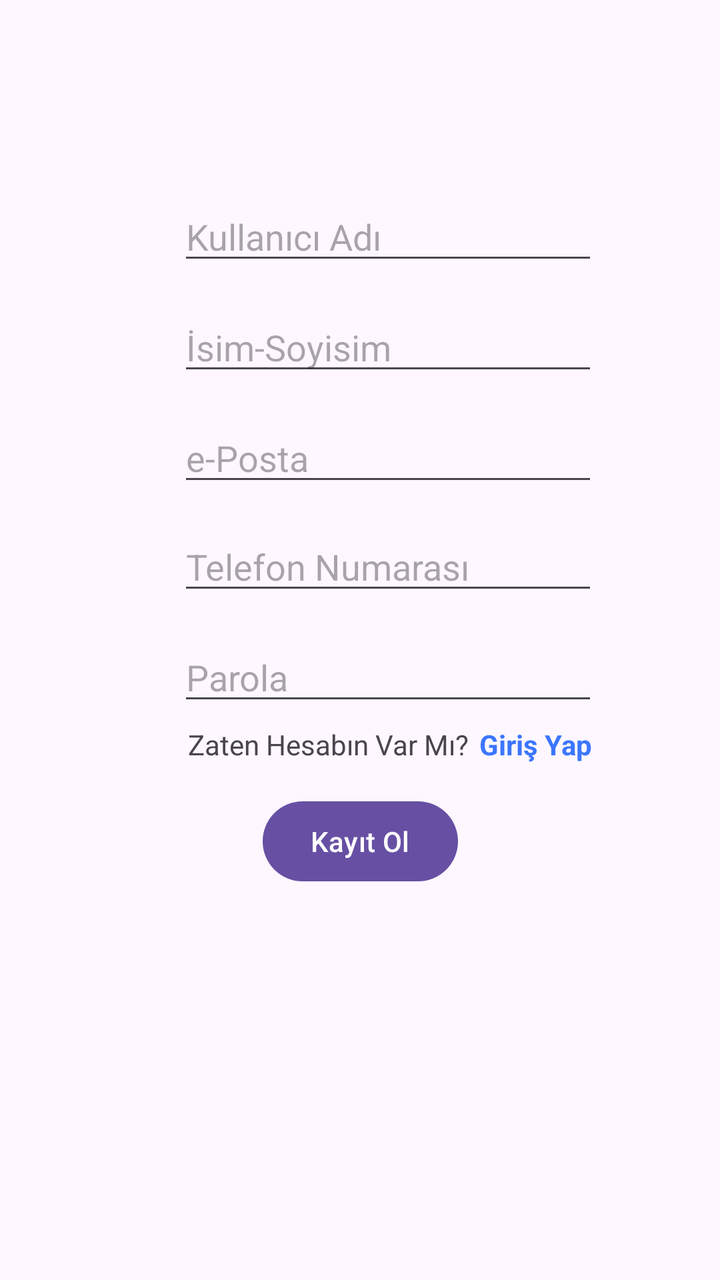
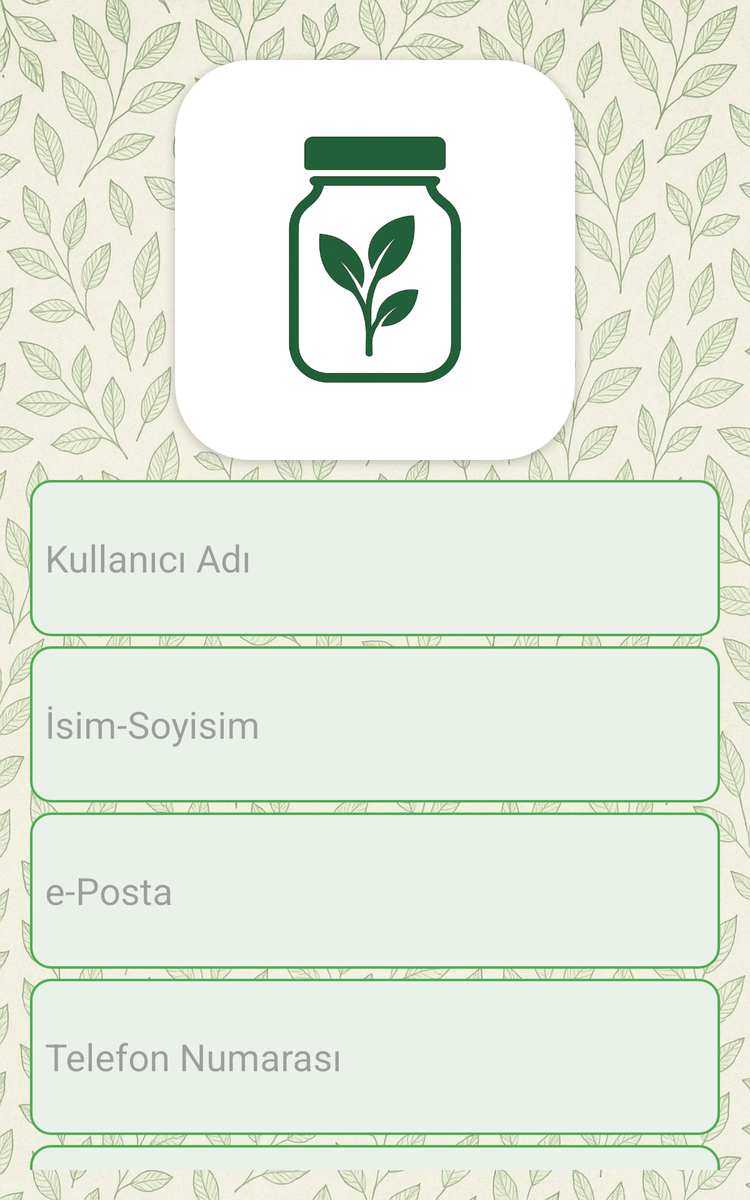

Two renders of one Android screen. The first uses the default layout on a phone; the second uses the alternative layout the repository ships for a different screen configuration, on a matching device. The two XML files are below.
<!-- AndroidManifest.xml: application theme Theme.Icimdekiler -->
<!-- res/layout/fragment_kayit_ol.xml -->
<?xml version="1.0" encoding="utf-8"?>
<androidx.constraintlayout.widget.ConstraintLayout xmlns:android="http://schemas.android.com/apk/res/android"
    xmlns:app="http://schemas.android.com/apk/res-auto"
    xmlns:tools="http://schemas.android.com/tools"
    android:layout_width="match_parent"
    android:layout_height="match_parent"
    tools:context=".kayitOlFragment">


    <EditText
        android:id="@+id/kullaniciAdiText"
        android:layout_width="wrap_content"
        android:layout_height="wrap_content"
        android:layout_marginStart="89dp"
        android:layout_marginTop="96dp"
        android:ems="10"
        android:hint="@string/kullaniciAdi"
        android:inputType="text"
        app:layout_constraintStart_toStartOf="parent"
        app:layout_constraintTop_toTopOf="parent" />

    <EditText
        android:id="@+id/parolaText"
        android:layout_width="wrap_content"
        android:layout_height="wrap_content"
        android:layout_marginTop="14dp"
        android:ems="10"
        android:hint="@string/parola"
        android:inputType="textPassword"
        app:layout_constraintStart_toStartOf="@+id/telNoText"
        app:layout_constraintTop_toBottomOf="@+id/telNoText" />

    <EditText
        android:id="@+id/isimSoyisimText"
        android:layout_width="wrap_content"
        android:layout_height="wrap_content"
        android:layout_marginTop="14dp"
        android:ems="10"
        android:hint="@string/isimSoyisim"
        android:inputType="text"
        app:layout_constraintStart_toStartOf="@+id/kullaniciAdiText"
        app:layout_constraintTop_toBottomOf="@+id/kullaniciAdiText" />

    <EditText
        android:id="@+id/ePostaText"
        android:layout_width="wrap_content"
        android:layout_height="wrap_content"
        android:layout_marginTop="14dp"
        android:ems="10"
        android:hint="@string/ePosta"
        android:inputType="textEmailAddress"
        app:layout_constraintStart_toStartOf="@+id/isimSoyisimText"
        app:layout_constraintTop_toBottomOf="@+id/isimSoyisimText" />

    <EditText
        android:id="@+id/telNoText"
        android:layout_width="wrap_content"
        android:layout_height="wrap_content"
        android:layout_marginTop="13dp"
        android:ems="10"
        android:hint="@string/telNo"
        android:inputType="phone"
        app:layout_constraintStart_toStartOf="@+id/ePostaText"
        app:layout_constraintTop_toBottomOf="@+id/ePostaText" />

    <TextView
        android:id="@+id/textView2"
        android:layout_width="wrap_content"
        android:layout_height="wrap_content"
        android:layout_marginStart="5dp"
        android:layout_marginTop="5dp"
        android:text="@string/zatenHesabinVarMi"
        app:layout_constraintStart_toStartOf="@+id/parolaText"
        app:layout_constraintTop_toBottomOf="@+id/parolaText" />

    <TextView
        android:id="@+id/girisYapLabel"
        android:layout_width="wrap_content"
        android:layout_height="wrap_content"
        android:layout_marginEnd="3dp"
        android:text="@string/girisYap"
        android:textColor="#3B76FF"
        android:textStyle="bold"
        app:layout_constraintBottom_toBottomOf="@+id/textView2"
        app:layout_constraintEnd_toEndOf="@+id/parolaText" />

    <Button
        android:id="@+id/kayitOlButton"
        android:layout_width="wrap_content"
        android:layout_height="wrap_content"
        android:layout_marginTop="15dp"
        android:text="@string/kayitOl"
        app:layout_constraintEnd_toEndOf="parent"
        app:layout_constraintStart_toStartOf="parent"
        app:layout_constraintTop_toBottomOf="@+id/textView2" />
</androidx.constraintlayout.widget.ConstraintLayout>
<!-- resources referenced by this layout -->
<resources>
  <string name="ePosta">e-Posta</string>
  <string name="girisYap">Giriş Yap</string>
  <string name="isimSoyisim">İsim-Soyisim</string>
  <string name="kayitOl">Kayıt Ol</string>
  <string name="kullaniciAdi">Kullanıcı Adı</string>
  <string name="parola">Parola</string>
  <string name="telNo">Telefon Numarası</string>
  <string name="zatenHesabinVarMi">Zaten Hesabın Var Mı?</string>
  <style name="Theme.Icimdekiler" parent="Base.Theme.Icimdekiler" />
  <style name="Base.Theme.Icimdekiler" parent="Theme.Material3.DayNight.NoActionBar">
          
          <item name="android:windowDrawsSystemBarBackgrounds">true</item>
          <item name="android:statusBarColor">@android:color/transparent</item>
          <item name="android:navigationBarColor">@android:color/transparent</item>
          <item name="android:windowTranslucentNavigation">true</item>
          <item name="android:fitsSystemWindows">false</item>
  
  
  
      </style>
</resources>
<!-- res/layout-large/fragment_kayit_ol.xml (the repository's variant of the layout above) -->
<!-- drawn on a 7-inch tablet held upright -->
<androidx.constraintlayout.widget.ConstraintLayout
    xmlns:android="http://schemas.android.com/apk/res/android"
    xmlns:app="http://schemas.android.com/apk/res-auto"
    xmlns:tools="http://schemas.android.com/tools"
    android:layout_width="match_parent"
    android:layout_height="match_parent"
    android:background="@drawable/aydinlik_arka_plan"
    android:padding="24dp"
    android:fitsSystemWindows="false">

    
    <androidx.cardview.widget.CardView
        android:id="@+id/logo"
        android:layout_width="320dp"
        android:layout_height="320dp"
        android:layout_marginTop="24dp"
        app:cardBackgroundColor="#FFFFFF"
        app:cardCornerRadius="60dp"
        app:cardElevation="4dp"
        app:layout_constraintEnd_toEndOf="parent"
        app:layout_constraintStart_toStartOf="parent"
        app:layout_constraintTop_toTopOf="parent">

        <ImageView
            android:layout_width="match_parent"
            android:layout_height="match_parent"
            android:adjustViewBounds="true"
            android:scaleType="centerCrop"
            android:src="@drawable/logo" />
    </androidx.cardview.widget.CardView>

    <EditText
        android:id="@+id/kullaniciAdiText"
        android:layout_width="0dp"
        android:layout_height="125dp"
        android:layout_marginTop="16dp"
        android:background="@drawable/rounded_edittext_green"
        android:hint="@string/kullaniciAdi"
        android:padding="12dp"
        android:textSize="30sp"
        app:layout_constraintEnd_toEndOf="parent"
        app:layout_constraintStart_toStartOf="parent"
        app:layout_constraintTop_toBottomOf="@id/logo" />

    <EditText
        android:id="@+id/isimSoyisimText"
        android:layout_width="0dp"
        android:layout_height="125dp"
        android:layout_marginTop="8dp"
        android:background="@drawable/rounded_edittext_green"
        android:hint="@string/isimSoyisim"
        android:padding="12dp"
        android:textSize="30sp"
        app:layout_constraintEnd_toEndOf="parent"
        app:layout_constraintStart_toStartOf="parent"
        app:layout_constraintTop_toBottomOf="@id/kullaniciAdiText" />

    <EditText
        android:id="@+id/ePostaText"
        android:layout_width="0dp"
        android:layout_height="125dp"
        android:layout_marginTop="8dp"
        android:background="@drawable/rounded_edittext_green"
        android:hint="@string/ePosta"
        android:inputType="textEmailAddress"
        android:padding="12dp"
        android:textSize="30sp"
        app:layout_constraintEnd_toEndOf="parent"
        app:layout_constraintStart_toStartOf="parent"
        app:layout_constraintTop_toBottomOf="@id/isimSoyisimText" />

    <EditText
        android:id="@+id/telNoText"
        android:layout_width="0dp"
        android:layout_height="125dp"
        android:layout_marginTop="8dp"
        android:background="@drawable/rounded_edittext_green"
        android:hint="@string/telNo"
        android:inputType="phone"
        android:padding="12dp"
        android:textSize="30sp"
        app:layout_constraintEnd_toEndOf="parent"
        app:layout_constraintHorizontal_bias="0.0"
        app:layout_constraintStart_toStartOf="parent"
        app:layout_constraintTop_toBottomOf="@id/ePostaText" />

    <EditText
        android:id="@+id/parolaText"
        android:layout_width="0dp"
        android:layout_height="125dp"
        android:layout_marginTop="8dp"
        android:background="@drawable/rounded_edittext_green"
        android:hint="@string/parola"
        android:inputType="textPassword"
        android:padding="12dp"
        android:textSize="30sp"
        app:layout_constraintEnd_toEndOf="parent"
        app:layout_constraintStart_toStartOf="parent"
        app:layout_constraintTop_toBottomOf="@id/telNoText" />

    <TextView
        android:id="@+id/textView"
        android:layout_width="wrap_content"
        android:layout_height="wrap_content"
        android:layout_marginTop="10dp"
        android:layout_marginEnd="45dp"
        android:text="@string/zatenHesabinVarMi"
        android:textColor="@color/text_black"
        android:textSize="30sp"
        app:layout_constraintEnd_toEndOf="@+id/parolaText"
        app:layout_constraintStart_toStartOf="@+id/parolaText"
        app:layout_constraintTop_toBottomOf="@+id/parolaText" />

    <TextView
        android:id="@+id/girisYapLabel"
        android:layout_width="wrap_content"
        android:layout_height="wrap_content"
        android:layout_marginStart="3dp"
        android:text="@string/girisYap"
        android:textColor="@color/text_black"
        android:textSize="30sp"
        android:textStyle="bold"
        app:layout_constraintStart_toEndOf="@+id/textView"
        app:layout_constraintTop_toTopOf="@+id/textView" />

    <Button
        android:id="@+id/kayitOlButton"
        android:layout_width="360dp"
        android:layout_height="125dp"
        android:layout_marginTop="24dp"
        android:backgroundTint="#66BB6A"
        android:text="@string/kayitOl"
        android:textColor="@android:color/white"
        android:textSize="30sp"
        app:layout_constraintEnd_toEndOf="parent"
        app:layout_constraintStart_toStartOf="parent"
        app:layout_constraintTop_toBottomOf="@id/textView" />

</androidx.constraintlayout.widget.ConstraintLayout>
<!-- resources referenced by the variant -->
<!-- as a 7-inch tablet held upright resolves them -->
<resources>
  <color name="text_black">#212121</color>
  <!-- drawable aydinlik_arka_plan: jpg bitmap (drawable, 514092 bytes) -->
  <!-- drawable logo: png bitmap (drawable, 166638 bytes) -->
  <!-- drawable rounded_edittext_green (drawable) -->
  <?xml version="1.0" encoding="utf-8"?>
  <shape xmlns:android="http://schemas.android.com/apk/res/android">
      <solid android:color="#eaf1e9"/> 
      <corners android:radius="16dp"/> 
      <stroke android:color="#4CAF50" android:width="2dp"/> 
      <padding android:left="8dp" android:top="8dp" android:right="8dp" android:bottom="8dp"/>
  </shape>
  <string name="ePosta">e-Posta</string>
  <string name="girisYap">Giriş Yap</string>
  <string name="isimSoyisim">İsim-Soyisim</string>
  <string name="kayitOl">Kayıt Ol</string>
  <string name="kullaniciAdi">Kullanıcı Adı</string>
  <string name="parola">Parola</string>
  <string name="telNo">Telefon Numarası</string>
  <string name="zatenHesabinVarMi">Zaten Hesabın Var Mı?</string>
  <style name="Theme.Icimdekiler" parent="Base.Theme.Icimdekiler" />
  <style name="Base.Theme.Icimdekiler" parent="Theme.Material3.DayNight.NoActionBar">
          
          <item name="android:windowDrawsSystemBarBackgrounds">true</item>
          <item name="android:statusBarColor">@android:color/transparent</item>
          <item name="android:navigationBarColor">@android:color/transparent</item>
          <item name="android:windowTranslucentNavigation">true</item>
          <item name="android:fitsSystemWindows">false</item>
  
  
  
      </style>
</resources>
